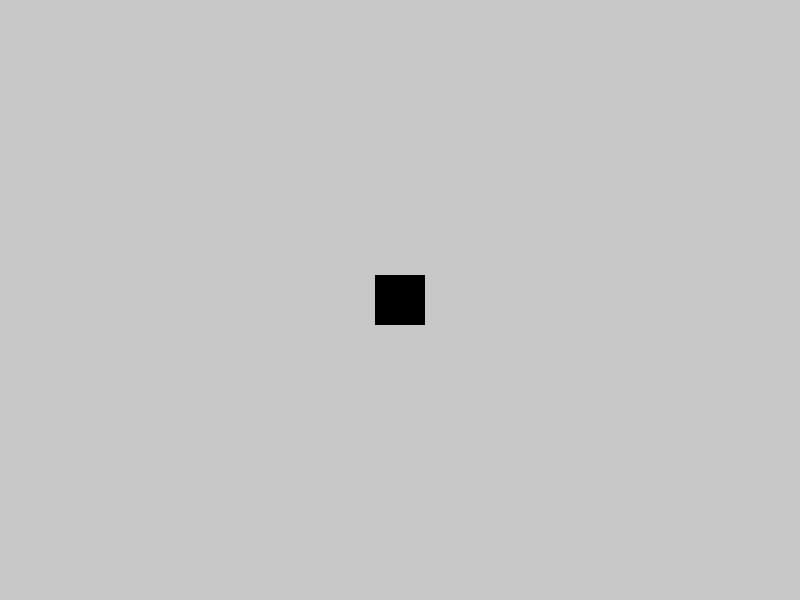
Frame 1 (no input)
Frame 60 (the mouse pressed at the canvas centre just before this capture): identical to frame 1, image omitted
Frame 120 (the mouse held since frame 60 and released just before this capture): identical to frame 1, image omitted

The Processing sketch that drew this single still picture (run headless with seeded random() and noise(); from frame 60 on, the mouse is pressed at the canvas centre):

// Processing sketch: prueba_juego_8
// ── prueba_juego_8.pde
float x, y, vx=0, vy=0, a=1;

pj jugador = new pj(50, 50);

void setup() {
  size(800, 600);
  noStroke();
  y=height/2-25;
  x=width/2-25;
}

void draw() {
  background(200);
  fill(200, 0, 0);
  jugador.construir(x, y);
}
// ── clases.pde
class pj{
  float pjx, pjy, ancho, alto;
  
  pj(float al, float an){
    ancho = an;
    alto = al;
  }
  
  void construir(float pjx, float pjy){
    fill(0);
    rect(pjx, pjy, ancho, alto);
  } }
// ── keys.pde
void keyPressed(){
  if(key == CODED){
    if(keyCode == RIGHT){
       mover(jugador, 'x', 10);
    }
    if(keyCode == LEFT){
       mover(jugador, 'x', -10);
    }
    if(keyCode == UP){
       mover(jugador, 'y', -10);
    }
    if(keyCode == DOWN){
       mover(jugador, 'y', 10);
    }
  }
}

//void keyReleased(){
//  if(key == CODED){
//    if(keyCode == RIGHT||keyCode == LEFT)vx=0;
//  }
//}
// ── movimiento.pde
void mover(pj obj, char direccion, int pasos){
  if(direccion == 'x'){
    obj.construir( obj.pjx+pasos, obj.pjy);
  }
  else if(direccion == 'y'){
    obj.construir( obj.pjx, obj.pjy+pasos);
  }
}
